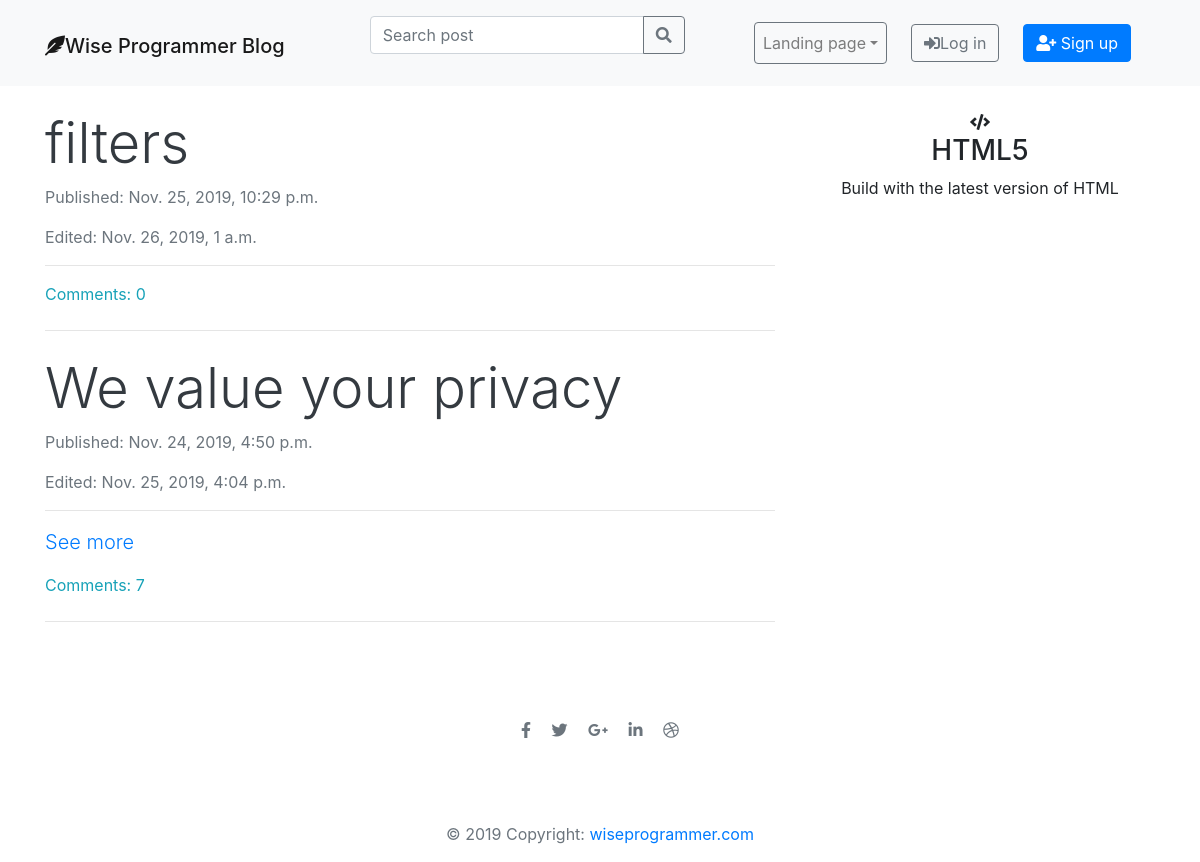
The page / on the database its author committed.
### blog/models.py (models this page shows, shortened)
class Post(models.Model):
    author = models.ForeignKey('auth.User', on_delete=models.CASCADE)
    title = models.CharField(max_length=10000)
    text = models.TextField()
    created_date = models.DateTimeField(default=timezone.now)
    published_date = models.DateTimeField(blank=True, null=True)
    edited_date = models.DateTimeField(blank=True, null=True)
    def approved_comments(self):
        return self.comments.filter(approved=True)

### blog/views.py (the view)
# urls.py: path('', views.post_list, name='post_list'),
def post_list(request):
    posts = Post.objects.filter(
        published_date__lte=timezone.now()).order_by('-published_date')
    posts_count = str(posts.count())
    stuff_for_frontend = {'posts': posts, 'posts_count': posts_count, }
    return render(request, 'blog/post_list.html', stuff_for_frontend)

### blog/templatetags/markdownify.py (called while the page is built)
@register.filter
def markdown(value):
    renderer = HighlightRenderer()
    markdown = mistune.Markdown(renderer=renderer)
    return markdown(value)

### blog/templates/blog/post_list.html (shortened to what this page needs)
{% extends 'blog/base.html' %}
{% load markdownify %}
{% block content%}
<div class="col-xs-12 col-sm-10 col-md-8">
  {% if not posts %}
  <div class="text-center text-muted my-4">
    <i class="fas fa-sad-tear fa-8x"></i>
    <h1 class="display-4 ">Sorry no posts.</h1>
    <a class="btn btn-outline-secondary" href="{% url 'post_new' %}">Add post</a>
  </div>
  <hr class="my-4">
  {% else %}
  {% for post in posts %}
<a class="text-decoration-none text-dark" href="{% url 'post_detail' pk=post.pk %}"><h1 class="display-4">{{ post.title }}</h1></a>
  <p class="text-muted"> Published: {{ post.published_date }}</p>
  {% if post.edited_date%}
  <p class="text-muted"> Edited: {{ post.edited_date }} </p>
  {% endif%}
  <hr>
  <p class="lead" id="post_body" value="{{ post.text}}">
    {% if post.text|length > 200 %}
    <a href="{%url 'post_detail' pk=post.pk%}">See more</a>
  {% endif %}
  </p>
  <a class="text-info" href="{% url 'post_detail' pk=post.pk%}">Comments: {{ post.approved_comments.count }}</a>
<hr class="my-4">
  {% endfor %}
  {% endif %}
</div>
<div class="col-xs-12 col-sm-6 col-md-4 text-center">
  <i class="fas fa-code"></i>
    <h3>HTML5</h3>
    <P>Build with the latest version of HTML</P>
  </div>
</div>
{% endblock %}

### rows shown on the page
Post: title "filters", published_date "Nov. 25, 2019, 10:29 p.m.", edited_date "Nov. 26, 2019, 1 a.m.", approved_comments.count "0"
Post: title "We value your privacy", published_date "Nov. 24, 2019, 4:50 p.m.", edited_date "Nov. 25, 2019, 4:04 p.m.", shows "See more", approved_comments.count "7"
